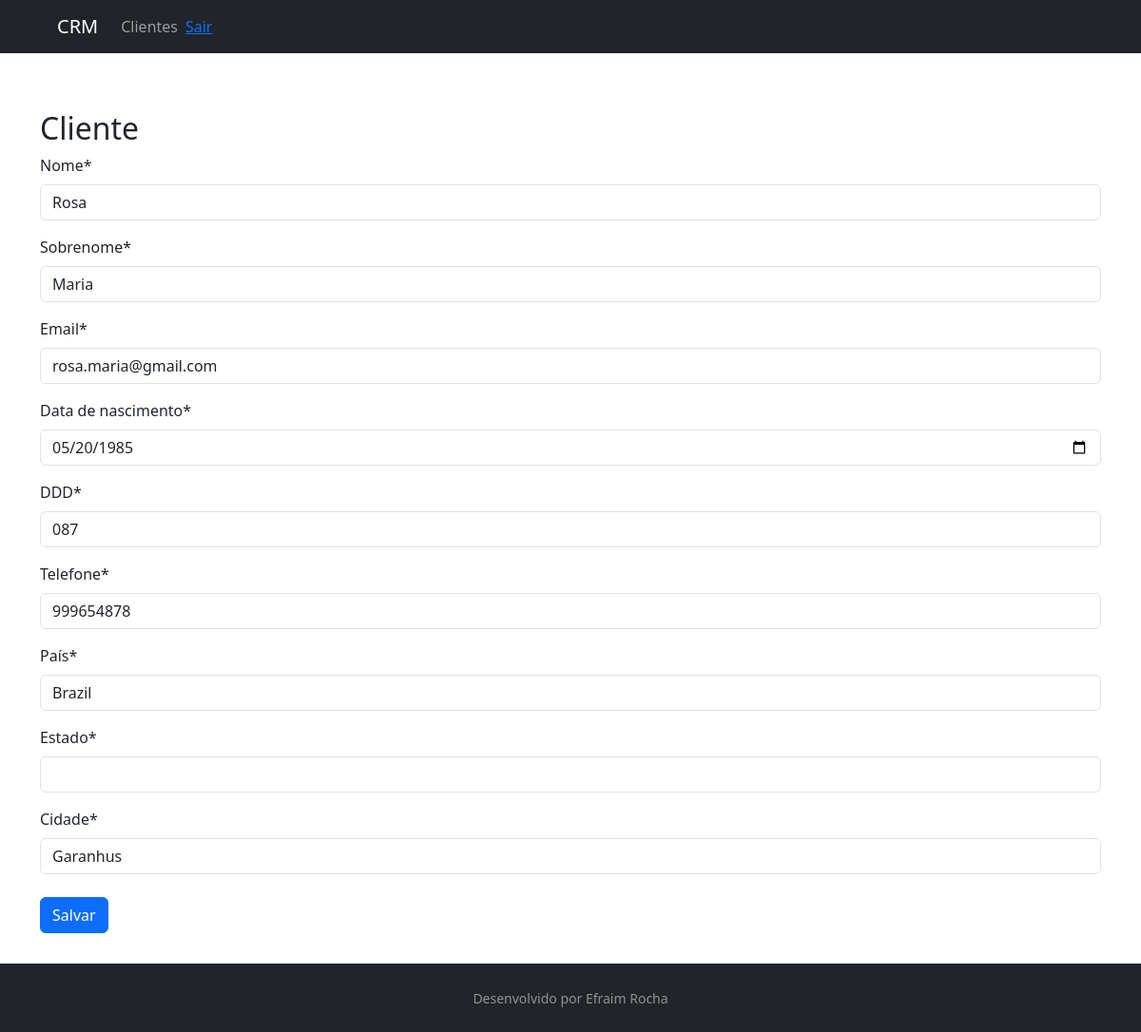
The app's page /customer/2/ with its own data.
### customer/models.py (models this page shows, shortened)
class Customer(models.Model):
    first_name = models.CharField(max_length=30)
    last_name = models.CharField(max_length=50)
    email = models.EmailField()
    birth_date = models.DateField()
    area_code = models.CharField(max_length=3)
    phone_number = models.CharField(max_length=15)
    country = models.CharField(max_length=30)
    estate = models.CharField(max_length=30)
    city = models.CharField(max_length=60)
    created_date = models.DateTimeField(auto_now_add=True)
    update_data = models.DateTimeField(auto_now=True)
    active = models.BooleanField(default=True)
    class Meta:
        db_table = "customer"

### customer/views.py (the view, shortened to what this page needs)
# urls.py: path("<int:id>/", CustomerUpdateView.as_view(), name="customer-update"),
class CustomerUpdateView(UpdateView):
    template_name = "customer/customer.html"
    form_class = CustomerForm
    def get_object(self):
        id = self.kwargs.get("id")
        return get_object_or_404(Customer, id=id) # Retrieve and return the `Customer` instance for the given `id`. If not found,

### customer/templates/customer/customer.html (shortened to what this page needs)
{% extends "model-page.html" %}
{% load crispy_forms_tags %}
{% block content %}
    <h2>Cliente</h2>
<form method="post">{% csrf_token %}
    {{ form|crispy }}
    <button type="submit" class="btn btn-primary mt-2">Salvar</button>
</form>
{% endblock %}

### core/templates/model-page.html (style rules this page uses)
html, body { height: 100%; }

### records on screen
Customer: first_name "Rosa", last_name "Maria", email "rosa.maria@gmail.com", birth_date "05/20/1985", area_code "087", phone_number "999654878", country "Brazil", city "Garanhus"
